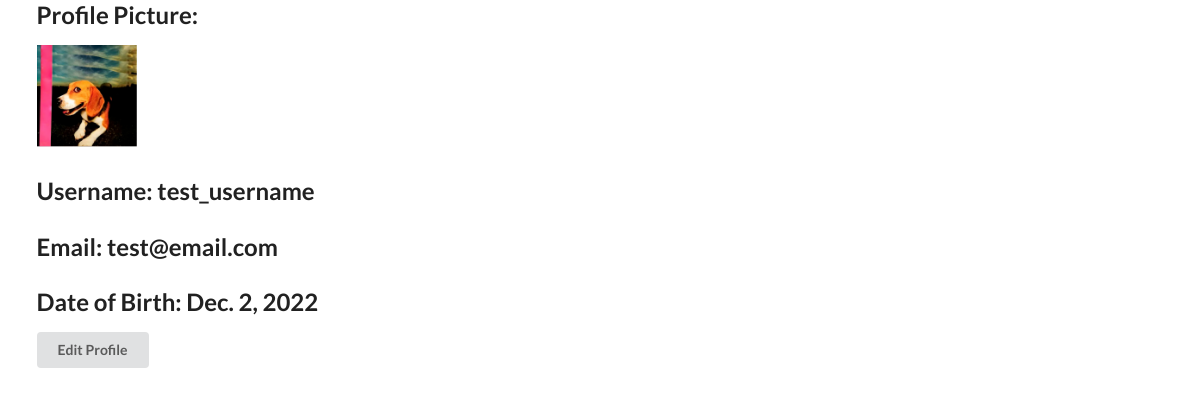
Screenshot of /profile/ (signed in) with the database file from the repository.
### auctionApp/models.py (models this page shows, shortened)
class User(AbstractUser):
    email = models.EmailField(unique = True)
    username = models.CharField(max_length = 50, blank = True, null = True, unique = True)
    DOB = models.DateField(null=True)
    image = models.ImageField(upload_to='profile_pic', default='default.png')
    def __str__(self):
        return self.username

### auction/views.py (the view)
# urls.py: path('profile/', profile_view, name= 'profile'),
@login_required
def profile_view(request):
    context = {}
    return render(request, 'profile.html', context)

### templates/profile.html (shortened to what this page needs)
{% extends 'base.html' %}
{% block content %}
<h2>Profile Picture:  </h2>
{%if user.image %}
<img src = '{{ user.image.url }}' width = 100px>
{% endif %}
<h2>Username:  {{user}}</h2>
<h2>Email:  {{user.email}}</h2>
<h2>Date of Birth:  {{user.DOB}}</h2>
<a href= '{% url 'editProfile' %}'>
    <button class = 'ui button '>Edit Profile</button>
</a>
{% endblock content %}

### rows the page displays
User: image (picture), username "test_username", email "test@email.com", DOB "Dec. 2, 2022"
